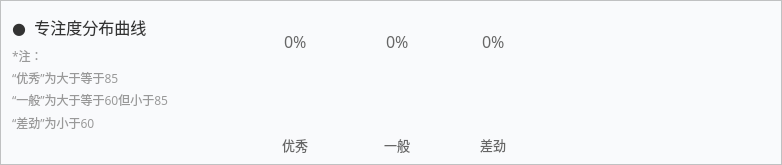
              <widget class="QFrame" name="distribution_chart_progressBar">
               <property name="minimumSize">
                <size>
                 <width>782</width>
                 <height>165</height>
                </size>
               </property>
               <property name="maximumSize">
                <size>
                 <width>16777215</width>
                 <height>165</height>
                </size>
               </property>
               <property name="styleSheet">
                <string notr="true">QFrame {
	background-color: #F9FAFC;
}</string>
               </property>
               <property name="frameShape">
                <enum>QFrame::StyledPanel</enum>
               </property>
               <property name="frameShadow">
                <enum>QFrame::Raised</enum>
               </property>
               <layout class="QGridLayout" name="gridLayout_10">
                <item row="5" column="0">
                 <widget class="QLabel" name="label_97">
                  <property name="font">
                   <font>
                    <family>微软雅黑</family>
                    <pointsize>9</pointsize>
                   </font>
                  </property>
                  <property name="styleSheet">
                   <string notr="true">QLabel {
	background: none;
	color: #999999;
}</string>
                  </property>
                  <property name="text">
                   <string>“差劲”为小于60</string>
                  </property>
                 </widget>
                </item>
                <item row="3" column="0">
                 <widget class="QLabel" name="label_95">
                  <property name="font">
                   <font>
                    <family>微软雅黑</family>
                    <pointsize>9</pointsize>
                   </font>
                  </property>
                  <property name="styleSheet">
                   <string notr="true">QLabel {
	background: none;
	color: #999999;
}</string>
                  </property>
                  <property name="text">
                   <string>“优秀”为大于等于85</string>
                  </property>
                 </widget>
                </item>
                <item row="6" column="1">
                 <widget class="QLabel" name="label_93">
                  <property name="font">
                   <font>
                    <family>微软雅黑</family>
                    <pointsize>10</pointsize>
                   </font>
                  </property>
                  <property name="styleSheet">
                   <string notr="true">QLabel {
	background: none;
	color: #666666;
}</string>
                  </property>
                  <property name="text">
                   <string>优秀</string>
                  </property>
                  <property name="alignment">
                   <set>Qt::AlignCenter</set>
                  </property>
                 </widget>
                </item>
                <item row="1" column="1" rowspan="5">
                 <widget class="QProgressBar" name="progressBar_17">
                  <property name="minimumSize">
                   <size>
                    <width>50</width>
                    <height>100</height>
                   </size>
                  </property>
                  <property name="maximumSize">
                   <size>
                    <width>50</width>
                    <height>100</height>
                   </size>
                  </property>
                  <property name="font">
                   <font>
                    <family>微软雅黑</family>
                    <pointsize>12</pointsize>
                   </font>
                  </property>
                  <property name="styleSheet">
                   <string notr="true">QProgressBar{
        border: none;
        color: #666666;
        text-align: top;
        background-color: #F9FAFC;
}

QProgressBar::chunk {
        border: none;
        background: #24AD1D;
}</string>
                  </property>
                  <property name="value">
                   <number>0</number>
                  </property>
                  <property name="textVisible">
                   <bool>true</bool>
                  </property>
                  <property name="orientation">
                   <enum>Qt::Vertical</enum>
                  </property>
                  <property name="textDirection">
                   <enum>QProgressBar::TopToBottom</enum>
                  </property>
                 </widget>
                </item>
                <item row="1" column="3" rowspan="5">
                 <widget class="QProgressBar" name="excellent_progressBar">
                  <property name="minimumSize">
                   <size>
                    <width>50</width>
                    <height>100</height>
                   </size>
                  </property>
                  <property name="maximumSize">
                   <size>
                    <width>50</width>
                    <height>100</height>
                   </size>
                  </property>
                  <property name="font">
                   <font>
                    <family>微软雅黑</family>
                    <pointsize>12</pointsize>
                   </font>
                  </property>
                  <property name="styleSheet">
                   <string notr="true">QProgressBar{
        border: none;
        color: #666666;
        text-align: top;
        background-color: #F9FAFC;
}

QProgressBar::chunk {
        border: none;
        background: #F9D31A;
}</string>
                  </property>
                  <property name="value">
                   <number>0</number>
                  </property>
                  <property name="textVisible">
                   <bool>true</bool>
                  </property>
                  <property name="orientation">
                   <enum>Qt::Vertical</enum>
                  </property>
                  <property name="textDirection">
                   <enum>QProgressBar::TopToBottom</enum>
                  </property>
                 </widget>
                </item>
                <item row="0" column="0" rowspan="2" colspan="4">
                 <widget class="QLabel" name="distribution_chart_title_text">
                  <property name="minimumSize">
                   <size>
                    <width>0</width>
                    <height>30</height>
                   </size>
                  </property>
                  <property name="maximumSize">
                   <size>
                    <width>16777215</width>
                    <height>30</height>
                   </size>
                  </property>
                  <property name="font">
                   <font>
                    <family>微软雅黑</family>
                    <pointsize>12</pointsize>
                   </font>
                  </property>
                  <property name="styleSheet">
                   <string notr="true">QLabel {
	background: none;
	color: #333333;
}</string>
                  </property>
                  <property name="text">
                   <string>●  专注度分布曲线</string>
                  </property>
                 </widget>
                </item>
                <item row="6" column="2">
                 <spacer name="horizontalSpacer_10">
                  <property name="orientation">
                   <enum>Qt::Horizontal</enum>
                  </property>
                  <property name="sizeType">
                   <enum>QSizePolicy::Fixed</enum>
                  </property>
                  <property name="sizeHint" stdset="0">
                   <size>
                    <width>40</width>
                    <height>20</height>
                   </size>
                  </property>
                 </spacer>
                </item>
                <item row="6" column="3">
                 <widget class="QLabel" name="label_90">
                  <property name="font">
                   <font>
                    <family>微软雅黑</family>
                    <pointsize>10</pointsize>
                   </font>
                  </property>
                  <property name="styleSheet">
                   <string notr="true">QLabel {
	background: none;
	color: #666666;
}</string>
                  </property>
                  <property name="text">
                   <string>一般</string>
                  </property>
                  <property name="alignment">
                   <set>Qt::AlignCenter</set>
                  </property>
                 </widget>
                </item>
                <item row="1" column="5" rowspan="5">
                 <widget class="QProgressBar" name="bad_progressBar">
                  <property name="minimumSize">
                   <size>
                    <width>50</width>
                    <height>100</height>
                   </size>
                  </property>
                  <property name="maximumSize">
                   <size>
                    <width>50</width>
                    <height>100</height>
                   </size>
                  </property>
                  <property name="font">
                   <font>
                    <family>微软雅黑</family>
                    <pointsize>12</pointsize>
                   </font>
                  </property>
                  <property name="styleSheet">
                   <string notr="true">QProgressBar{
        border: none;
        color: #666666;
        text-align: top;
        background-color: #F9FAFC;
}

QProgressBar::chunk {
        border: none;
        background: #F05050;
}</string>
                  </property>
                  <property name="value">
                   <number>0</number>
                  </property>
                  <property name="alignment">
                   <set>Qt::AlignLeading|Qt::AlignLeft|Qt::AlignVCenter</set>
                  </property>
                  <property name="textVisible">
                   <bool>true</bool>
                  </property>
                  <property name="orientation">
                   <enum>Qt::Vertical</enum>
                  </property>
                  <property name="invertedAppearance">
                   <bool>false</bool>
                  </property>
                  <property name="textDirection">
                   <enum>QProgressBar::TopToBottom</enum>
                  </property>
                 </widget>
                </item>
                <item row="4" column="0">
                 <widget class="QLabel" name="label_96">
                  <property name="font">
                   <font>
                    <family>微软雅黑</family>
                    <pointsize>9</pointsize>
                   </font>
                  </property>
                  <property name="styleSheet">
                   <string notr="true">QLabel {
	background: none;
	color: #999999;
}</string>
                  </property>
                  <property name="text">
                   <string>“一般”为大于等于60但小于85</string>
                  </property>
                 </widget>
                </item>
                <item row="6" column="5">
                 <widget class="QLabel" name="label_94">
                  <property name="font">
                   <font>
                    <family>微软雅黑</family>
                    <pointsize>10</pointsize>
                   </font>
                  </property>
                  <property name="styleSheet">
                   <string notr="true">QLabel {
	background: none;
	color: #666666;
}</string>
                  </property>
                  <property name="text">
                   <string>差劲</string>
                  </property>
                  <property name="alignment">
                   <set>Qt::AlignCenter</set>
                  </property>
                 </widget>
                </item>
                <item row="2" column="0">
                 <widget class="QLabel" name="label_98">
                  <property name="font">
                   <font>
                    <family>微软雅黑</family>
                    <pointsize>9</pointsize>
                   </font>
                  </property>
                  <property name="styleSheet">
                   <string notr="true">QLabel {
	background: none;
	color: #999999;
}</string>
                  </property>
                  <property name="text">
                   <string>*注：</string>
                  </property>
                 </widget>
                </item>
                <item row="6" column="0">
                 <spacer name="horizontalSpacer_8">
                  <property name="orientation">
                   <enum>Qt::Horizontal</enum>
                  </property>
                  <property name="sizeHint" stdset="0">
                   <size>
                    <width>40</width>
                    <height>20</height>
                   </size>
                  </property>
                 </spacer>
                </item>
                <item row="6" column="6">
                 <spacer name="horizontalSpacer_9">
                  <property name="orientation">
                   <enum>Qt::Horizontal</enum>
                  </property>
                  <property name="sizeHint" stdset="0">
                   <size>
                    <width>40</width>
                    <height>20</height>
                   </size>
                  </property>
                 </spacer>
                </item>
                <item row="6" column="4">
                 <spacer name="horizontalSpacer_11">
                  <property name="orientation">
                   <enum>Qt::Horizontal</enum>
                  </property>
                  <property name="sizeType">
                   <enum>QSizePolicy::Fixed</enum>
                  </property>
                  <property name="sizeHint" stdset="0">
                   <size>
                    <width>40</width>
                    <height>20</height>
                   </size>
                  </property>
                 </spacer>
                </item>
               </layout>
              </widget>
